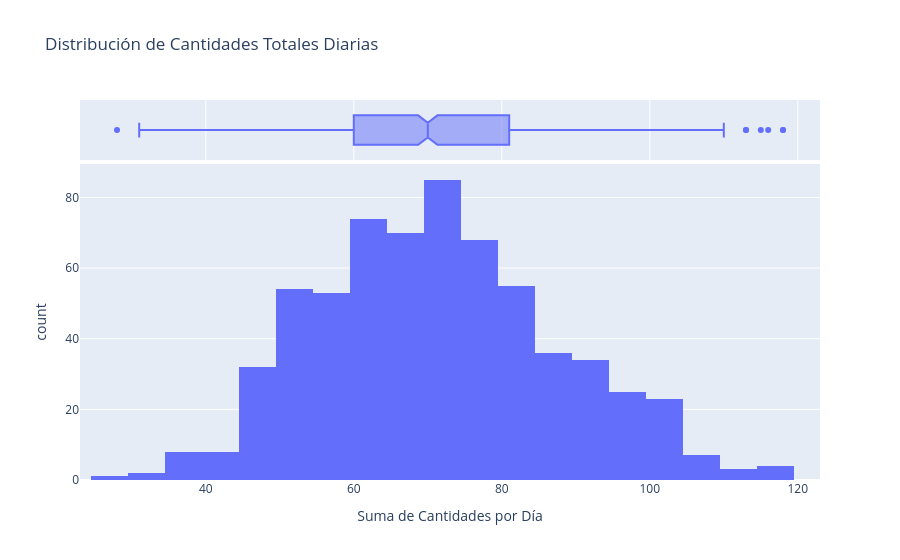

Source (notebook cell):
### Code cell
import plotly.express as px
# Agrupar por fecha para ver la distribución de ventas diarias
df_diario = df.groupby('fecha')['cantidad'].sum().reset_index()

fig = px.histogram(
    df_diario, 
    x="cantidad", 
    marginal="box",
    title="Distribución de Cantidades Totales Diarias",
    labels={'cantidad': 'Suma de Cantidades por Día'}
)
fig.show()

### Figure 1 — Plotly figure (JSON) as saved in the notebook; plotly's stock layout.template omitted (floating-point values rounded to 4 significant figures; data arrays with more than 128 entries replaced by an {"elided": "..."} marker saying what was removed)
{"data": [{"bingroup": "x", "hovertemplate": "Suma de Cantidades por Día=%{x}<br>count=%{y}<extra></extra>", "legendgroup": "", "marker": {"color": "#636efa", "pattern": {"shape": ""}}, "name": "", "orientation": "v", "showlegend": false, "type": "histogram", "x": {"elided": "642 int values"}, "xaxis": "x", "yaxis": "y"}, {"hovertemplate": "Suma de Cantidades por Día=%{x}<extra></extra>", "legendgroup": "", "marker": {"color": "#636efa"}, "name": "", "notched": true, "showlegend": false, "type": "box", "x": {"elided": "642 int values"}, "xaxis": "x2", "yaxis": "y2"}], "layout": {"barmode": "relative", "legend": {"tracegroupgap": 0}, "title": {"text": "Distribución de Cantidades Totales Diarias"}, "xaxis": {"anchor": "y", "domain": [0, 1], "title": {"text": "Suma de Cantidades por Día"}}, "xaxis2": {"anchor": "y2", "domain": [0, 1], "matches": "x", "showgrid": true, "showticklabels": false}, "yaxis": {"anchor": "x", "domain": [0, 0.8316], "title": {"text": "count"}}, "yaxis2": {"anchor": "x2", "domain": [0.8416, 1], "matches": "y2", "showgrid": false, "showline": false, "showticklabels": false, "ticks": ""}}}
